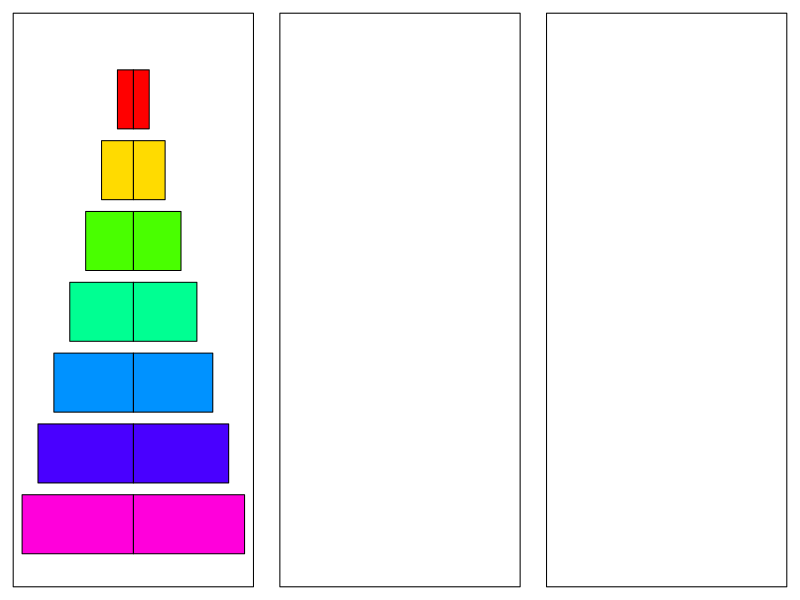
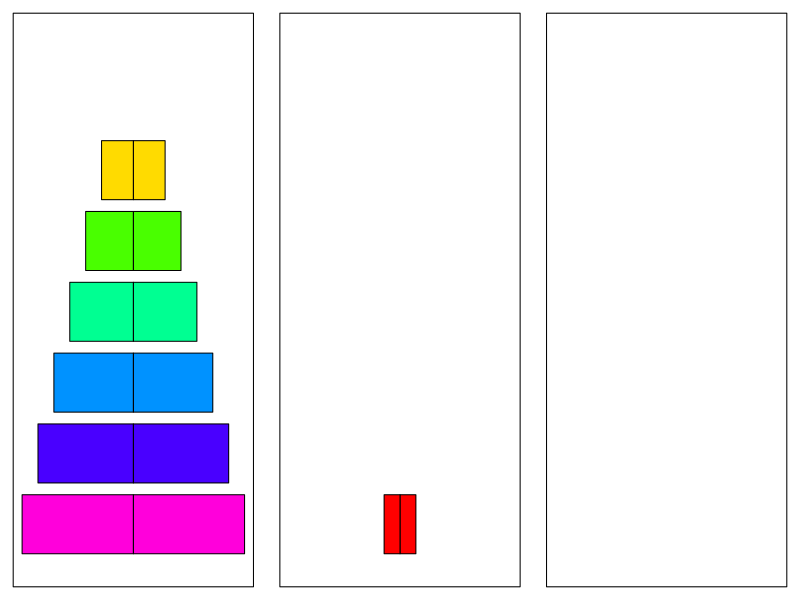

Write the R code that produced these figures, in order. (Note: this script raises an error after producing the figures.)
## Initial version by Linlin Yan <linlin.yan@cos.name>
## URL: http://cos.name/cn/topic/101199
## Modified by Yihui Xie <yihui.xie@cos.name>

hanoi <- function(n, color = rainbow(n), interval = 0.5,
    ...) {
    tower <- list(1:n, NULL, NULL)
    draw.hanoi <- function() {
        par(mfrow = c(1, 3), mar = rep(1, 4), ann = FALSE, xaxt = "n",
            yaxt = "n")
        for (i in 1:3) {
            plot(c(-n, n), c(0, n + 2), type = "n")
            if (length(tower[[i]]) > 0) {
                barplot(rev(tower[[i]]), add = TRUE, horiz = TRUE,
                  col = color[rev(tower[[i]])], ...)
                barplot(-rev(tower[[i]]), add = TRUE, horiz = TRUE,
                  col = color[rev(tower[[i]])], ...)
            }
        }
    }
    move.hanoi <- function(k, from, to, via) {
        if (k > 1) {
            move.hanoi(k - 1, from, via, to)
            move.hanoi(1, from, to, via)
            move.hanoi(k - 1, via, to, from)
        }
        else {
            cat("Move ", tower[[from]][1], " from ", LETTERS[from],
                " to ", LETTERS[to], "\n")
            flush.console()
            tower[[to]] <<- c(tower[[from]][1], tower[[to]])
            tower[[from]] <<- tower[[from]][-1]
            dev.hold()
            draw.hanoi()
            ani.pause()
        }
    }
    draw.hanoi()
    move.hanoi(n, 1, 2, 3)
}

x11(width = 7, height = 4)
hanoi(7)

# faster, more layers
hanoi(10, interval = 0.1)
